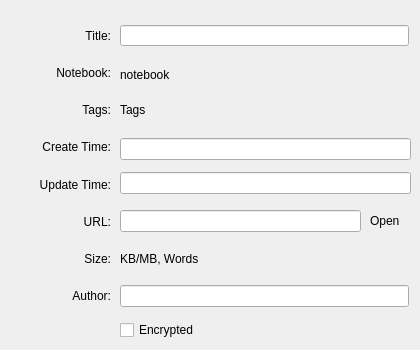
<?xml version="1.0" encoding="UTF-8"?>
<ui version="4.0">
 <class>CWizNoteInfoForm</class>
 <widget class="QWidget" name="CWizNoteInfoForm">
  <property name="geometry">
   <rect>
    <x>0</x>
    <y>0</y>
    <width>420</width>
    <height>350</height>
   </rect>
  </property>
  <property name="windowTitle">
   <string>Form</string>
  </property>
  <widget class="QWidget" name="widget" native="true">
   <property name="geometry">
    <rect>
     <x>0</x>
     <y>0</y>
     <width>111</width>
     <height>351</height>
    </rect>
   </property>
   <property name="autoFillBackground">
    <bool>true</bool>
   </property>
   <widget class="QWidget" name="verticalLayoutWidget">
    <property name="geometry">
     <rect>
      <x>0</x>
      <y>20</y>
      <width>111</width>
      <height>291</height>
     </rect>
    </property>
    <layout class="QVBoxLayout" name="verticalLayout_5">
     <item>
      <widget class="QLabel" name="label">
       <property name="sizePolicy">
        <sizepolicy hsizetype="Preferred" vsizetype="Preferred">
         <horstretch>0</horstretch>
         <verstretch>0</verstretch>
        </sizepolicy>
       </property>
       <property name="styleSheet">
        <string notr="true"/>
       </property>
       <property name="text">
        <string>Title:</string>
       </property>
       <property name="alignment">
        <set>Qt::AlignRight|Qt::AlignTrailing|Qt::AlignVCenter</set>
       </property>
      </widget>
     </item>
     <item>
      <widget class="QLabel" name="label_2">
       <property name="text">
        <string>Notebook:</string>
       </property>
       <property name="alignment">
        <set>Qt::AlignRight|Qt::AlignTrailing|Qt::AlignVCenter</set>
       </property>
      </widget>
     </item>
     <item>
      <widget class="QLabel" name="label_3">
       <property name="text">
        <string>Tags:</string>
       </property>
       <property name="alignment">
        <set>Qt::AlignRight|Qt::AlignTrailing|Qt::AlignVCenter</set>
       </property>
      </widget>
     </item>
     <item>
      <widget class="QLabel" name="label_4">
       <property name="text">
        <string>Create Time:</string>
       </property>
       <property name="alignment">
        <set>Qt::AlignRight|Qt::AlignTrailing|Qt::AlignVCenter</set>
       </property>
      </widget>
     </item>
     <item>
      <widget class="QLabel" name="label_5">
       <property name="text">
        <string>Update Time:</string>
       </property>
       <property name="alignment">
        <set>Qt::AlignRight|Qt::AlignTrailing|Qt::AlignVCenter</set>
       </property>
      </widget>
     </item>
     <item>
      <widget class="QLabel" name="label_6">
       <property name="text">
        <string>URL:</string>
       </property>
       <property name="alignment">
        <set>Qt::AlignRight|Qt::AlignTrailing|Qt::AlignVCenter</set>
       </property>
      </widget>
     </item>
     <item>
      <widget class="QLabel" name="label_8">
       <property name="text">
        <string>Size:</string>
       </property>
       <property name="alignment">
        <set>Qt::AlignRight|Qt::AlignTrailing|Qt::AlignVCenter</set>
       </property>
      </widget>
     </item>
     <item>
      <widget class="QLabel" name="label_9">
       <property name="text">
        <string>Author:</string>
       </property>
       <property name="alignment">
        <set>Qt::AlignRight|Qt::AlignTrailing|Qt::AlignVCenter</set>
       </property>
      </widget>
     </item>
    </layout>
   </widget>
  </widget>
  <widget class="QCheckBox" name="checkEncrypted">
   <property name="geometry">
    <rect>
     <x>120</x>
     <y>320</y>
     <width>291</width>
     <height>20</height>
    </rect>
   </property>
   <property name="text">
    <string>Encrypted</string>
   </property>
  </widget>
  <widget class="QLineEdit" name="editTitle">
   <property name="geometry">
    <rect>
     <x>120</x>
     <y>25</y>
     <width>289</width>
     <height>21</height>
    </rect>
   </property>
   <property name="sizePolicy">
    <sizepolicy hsizetype="Expanding" vsizetype="Fixed">
     <horstretch>0</horstretch>
     <verstretch>0</verstretch>
    </sizepolicy>
   </property>
  </widget>
  <widget class="QLabel" name="labelTags">
   <property name="geometry">
    <rect>
     <x>120</x>
     <y>100</y>
     <width>289</width>
     <height>20</height>
    </rect>
   </property>
   <property name="text">
    <string>Tags</string>
   </property>
  </widget>
  <widget class="QLabel" name="labelSize">
   <property name="geometry">
    <rect>
     <x>120</x>
     <y>248</y>
     <width>285</width>
     <height>21</height>
    </rect>
   </property>
   <property name="text">
    <string>KB/MB, Words</string>
   </property>
  </widget>
  <widget class="QLineEdit" name="editAuthor">
   <property name="geometry">
    <rect>
     <x>120</x>
     <y>285</y>
     <width>289</width>
     <height>22</height>
    </rect>
   </property>
  </widget>
  <widget class="QLineEdit" name="editURL">
   <property name="geometry">
    <rect>
     <x>120</x>
     <y>210</y>
     <width>241</width>
     <height>22</height>
    </rect>
   </property>
  </widget>
  <widget class="QLabel" name="labelOpenURL">
   <property name="geometry">
    <rect>
     <x>370</x>
     <y>210</y>
     <width>41</width>
     <height>21</height>
    </rect>
   </property>
   <property name="frameShadow">
    <enum>QFrame::Plain</enum>
   </property>
   <property name="text">
    <string>Open</string>
   </property>
   <property name="alignment">
    <set>Qt::AlignLeading|Qt::AlignLeft|Qt::AlignVCenter</set>
   </property>
   <property name="openExternalLinks">
    <bool>true</bool>
   </property>
   <property name="textInteractionFlags">
    <set>Qt::LinksAccessibleByMouse</set>
   </property>
  </widget>
  <widget class="QLineEdit" name="editUpdateTime">
   <property name="geometry">
    <rect>
     <x>120</x>
     <y>172</y>
     <width>291</width>
     <height>22</height>
    </rect>
   </property>
  </widget>
  <widget class="QLabel" name="labelNotebook">
   <property name="geometry">
    <rect>
     <x>120</x>
     <y>64</y>
     <width>291</width>
     <height>21</height>
    </rect>
   </property>
   <property name="text">
    <string>notebook</string>
   </property>
  </widget>
  <widget class="QLineEdit" name="editCreateTime">
   <property name="geometry">
    <rect>
     <x>120</x>
     <y>138</y>
     <width>291</width>
     <height>22</height>
    </rect>
   </property>
   <property name="sizePolicy">
    <sizepolicy hsizetype="Expanding" vsizetype="Fixed">
     <horstretch>0</horstretch>
     <verstretch>0</verstretch>
    </sizepolicy>
   </property>
  </widget>
 </widget>
 <resources/>
 <connections/>
</ui>
